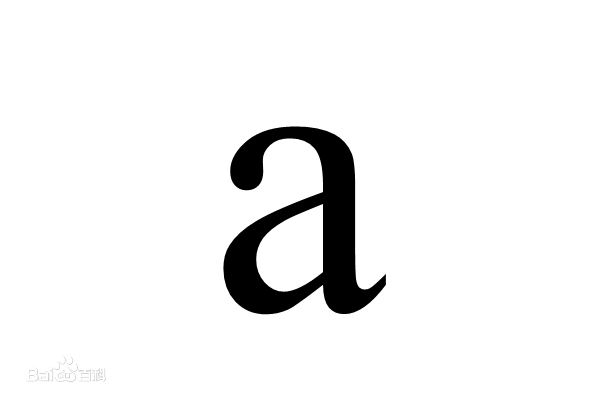
#> input picture opencv-basic/pic/a.jpg, 600 x 400 px
$ python no17-dft.py
#> lines starting #> are read from the running program, lines starting #| are printed output that depends on the picture
'''傅里叶变换经常被用来分析不同滤波器的频率特性。
我们可以使用2D离散傅里叶变换 (DFT) 分析图像的频域特性。
实现 DFT 的一个快速算法被称为快速傅里叶变换（FFT）。
边界和噪声是图像中的高频分量（注意这里的高频是指变化非常快，而非出现的次数多）
。如果没有如此大的幅度变化我们称之为低频分量。
'''
import cv2
import numpy as np
import matplotlib.pyplot as plt

# [10 lines of commented-out code are left out]

'''现在我们可以进行频域变换了，我们就可以在频域对图像进行一些操作了，
例如高通滤波和重建图像（DFT 的逆变换）。
比如我们可以使用一个60x60 的矩形窗口对图像进行掩模操作从而去除低频分量
。然后再使用函数np.fffft.ifffftshift() 进行逆平移操作，
所以现在直流分量又回到左上角了，左后使用函数 np.ifffft2() 进行 FFT 逆变换。
同样又得到一堆复杂的数字，我们可以对他们取绝对值
'''
# [16 lines of commented-out code are left out]


'''____________________________________opencv中的傅立叶变换________________________________________'''
img = cv2.imread("pic/a.jpg",0)
#> img: shape (400, 600); min 0, max 255, mean 241.1
dft = cv2.dft(np.float32(img),flags=cv2.DFT_COMPLEX_OUTPUT)
dft_shift = np.fft.fftshift(dft)
magnitude_spectrum = 20 * np.log(cv2.magnitude(dft_shift[:,:,0],dft[:,:,1]))
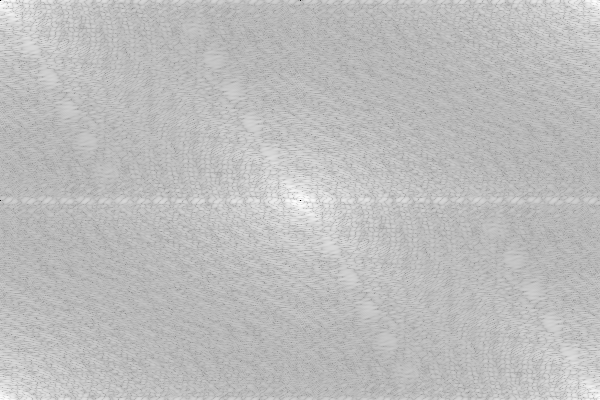
#> magnitude_spectrum: shape (400, 600) float32; min -187.7, max 279.5, mean 158.9; drawn with min black and max white
# [9 lines of commented-out code are left out]
rows,cols = img.shape
#> rows = 400; cols = 600
crow,ccol = int(rows/2),int(cols/2)
#> crow = 200; ccol = 300

mask = np.zeros((rows,cols,2),np.uint8)
mask[crow-30:crow+30,ccol-30:ccol+30]=1
fshift =dft_shift*mask
f_ishift = np.fft.ifftshift(fshift)
img_back = cv2.idft(f_ishift)
img_back = cv2.magnitude(img_back[:,:,0],img_back[:,:,1])
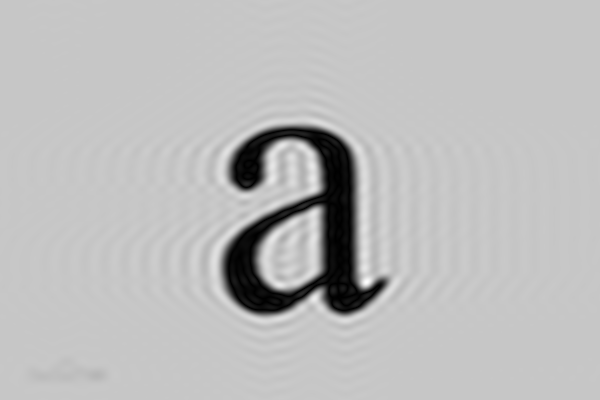
#> img_back: shape (400, 600) float32; min 12199.4, max 78451488, mean 58049296; drawn with min black and max white
# [9 lines of commented-out code are left out]
mean_filter = np.ones((3,3))
# creating a guassian filter
x = cv2.getGaussianKernel(5,10)
#x.T 为矩阵转置
gaussian = x*x.T
# different edge detecting filters
# scharr in x-direction
scharr = np.array([[-3, 0, 3],
                    [-10,0,10],
                    [-3, 0, 3]])
# sobel in x direction
sobel_x= np.array([[-1, 0, 1],
                  [-2, 0, 2],
                  [-1, 0, 1]])
# sobel in y direction
sobel_y= np.array([[-1,-2,-1],
                    [0, 0, 0],
                    [1, 2, 1]])
# laplacian
laplacian=np.array([[0, 1, 0],
                    [1,-4, 1],
                    [0, 1, 0]])
filters = [mean_filter, gaussian, laplacian, sobel_x, sobel_y, scharr]
filter_name = ['mean_filter', 'gaussian','laplacian', 'sobel_x', \
'sobel_y', 'scharr_x']
fft_filters = [np.fft.fft2(x) for x in filters]
fft_shift = [np.fft.fftshift(y) for y in fft_filters]
mag_spectrum = [np.log(np.abs(z)+1) for z in fft_shift]
for i in range(6):
    plt.subplot(2,3,i+1),plt.imshow(mag_spectrum[i],cmap = 'gray')
    plt.title(filter_name[i]), plt.xticks([]), plt.yticks([])
plt.show()
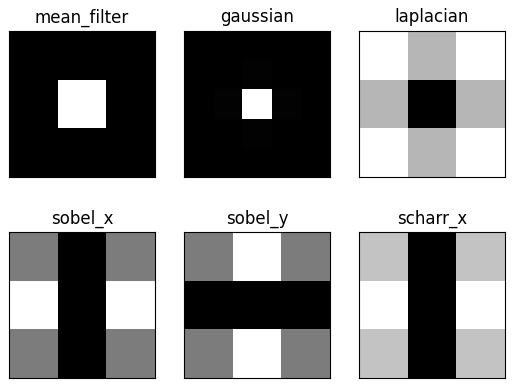
#> figure drawn by matplotlib, 6 panels

$ run again, with opencv-basic/pic/apple.jpg copied over opencv-basic/pic/a.jpg
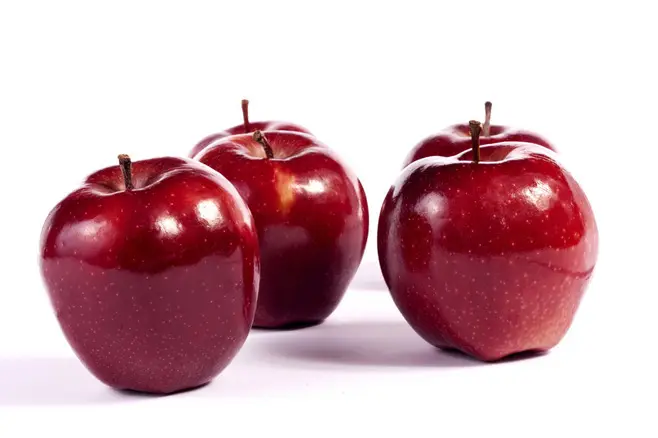
#> input picture opencv-basic/pic/apple.jpg, 658 x 438 px
#> `magnitude_spectrum = 20 * np.log(cv2.magnitude(dft_shift[:,:,0],dft[:,..`:
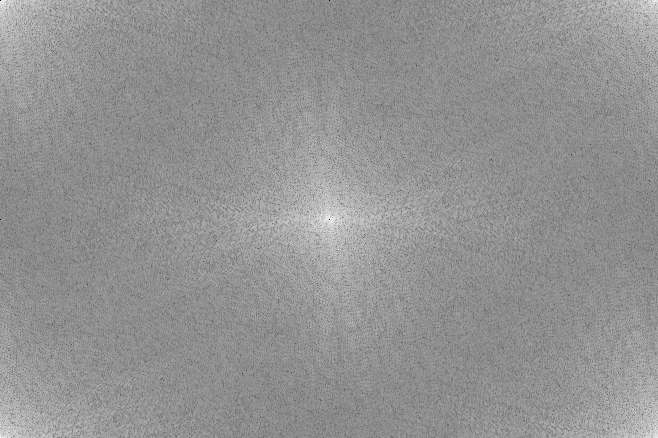
#> magnitude_spectrum: shape (438, 658) float32; min -56.74, max 314.1, mean 157.3; drawn with min black and max white
#> `img_back = cv2.magnitude(img_back[:,:,0],img_back[:,:,1])`:
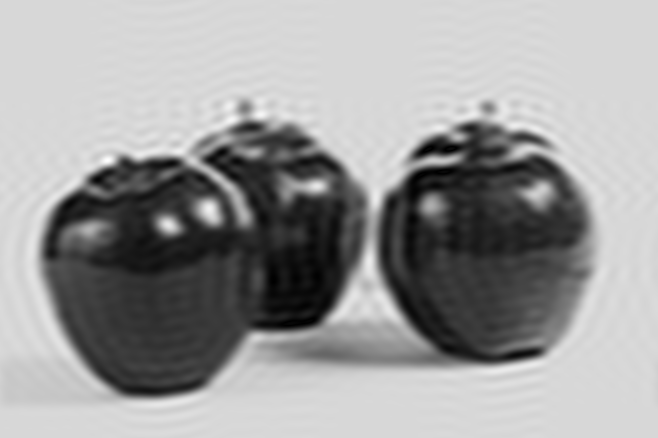
#> img_back: shape (438, 658) float32; min 35633.5, max 86906096, mean 53459648; drawn with min black and max white

$ run again, with opencv-basic/pic/circle.jpg copied over opencv-basic/pic/a.jpg
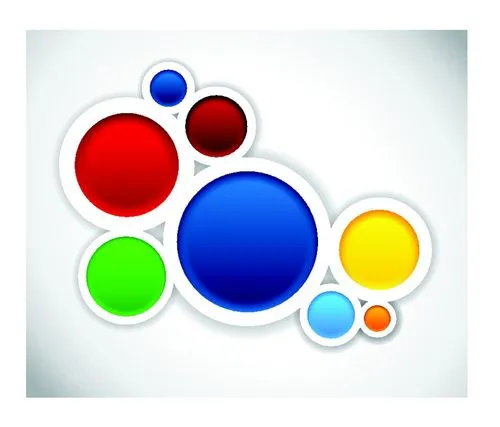
#> input picture opencv-basic/pic/circle.jpg, 500 x 427 px
#> `magnitude_spectrum = 20 * np.log(cv2.magnitude(dft_shift[:,:,0],dft[:,..`:
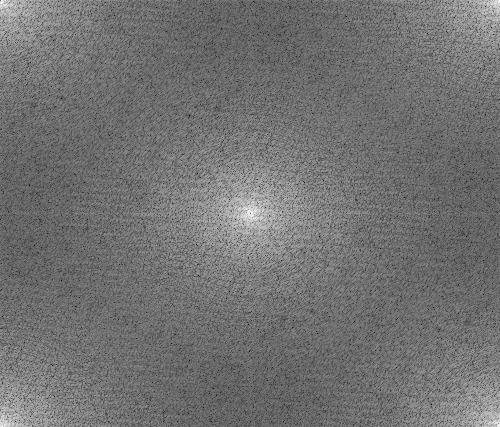
#> magnitude_spectrum: shape (427, 500) float32; min 48.58, max 291.4, mean 157.5; drawn with min black and max white
#> `img_back = cv2.magnitude(img_back[:,:,0],img_back[:,:,1])`:
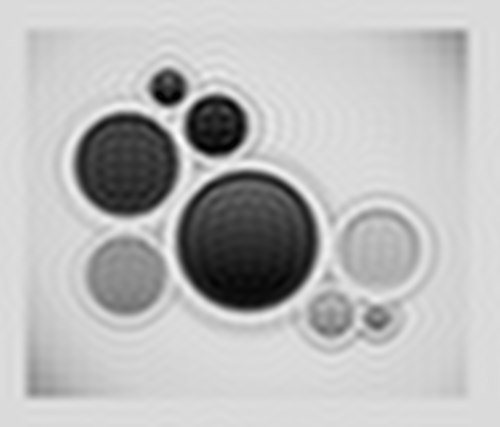
#> img_back: shape (427, 500) float32; min 72034.8, max 63425688, mean 46532292; drawn with min black and max white
